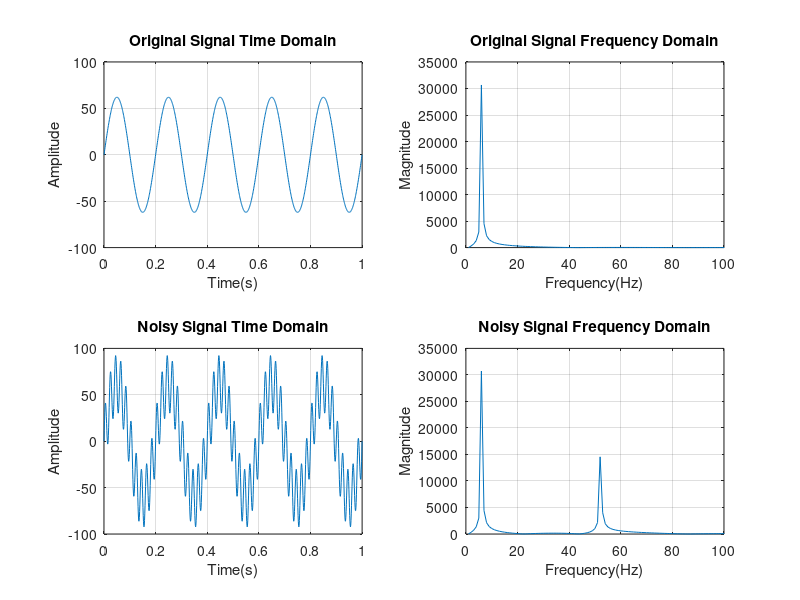
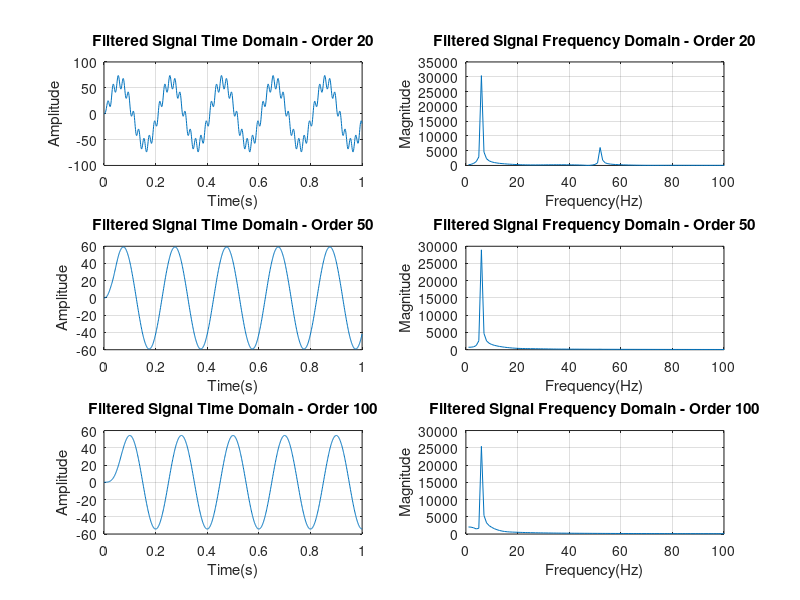

Source code (MATLAB) for these figures, in order:
% Source code written by - SHAWKIK ISLAM JOHA, ID: 2202124
x = 124;
A = x/2;
An = x/4;
f = 5;
fs = 1000;
t = 1;
fn = 50;
sample = 0:(1/fs):1;
y = A*sin(2*pi*f*sample);
n = An*sin(2*pi*fn*sample);
z = y + n;

figure;
subplot(2,2,1);
plot(sample,y);
title('Original Signal Time Domain');
xlabel('Time(s)');
ylabel('Amplitude');
grid on;

subplot(2,2,2);
plot(abs(fft(y,1024)));
title('Original Signal Frequency Domain');
xlabel('Frequency(Hz)');
ylabel('Magnitude');
xlim([0 100]);
grid on;

subplot(2,2,3);
plot(sample,z);
title('Noisy Signal Time Domain');
xlabel('Time(s)');
ylabel('Amplitude');
grid on;

subplot(2,2,4);
plot(abs(fft(z,1024)));
title('Noisy Signal Frequency Domain');
xlabel('Frequency(Hz)');
ylabel('Magnitude');
xlim([0 100]);
grid on;

fc = 10;
wc = fc/(fs/2);

figure;

filter_order = 20;
b = fir1(filter_order,wc,'low');
a = 1;

subplot(3,2,1);
filtered_z = filter(b,a,z);
plot(sample,filtered_z);
title('Filtered Signal Time Domain - Order 20');
xlabel('Time(s)');
ylabel('Amplitude');
grid on;

subplot(3,2,2);
plot(abs(fft(filtered_z,1024)));
title('Filtered Signal Frequency Domain - Order 20');
xlabel('Frequency(Hz)');
ylabel('Magnitude');
xlim([0 100]);
grid on;

filter_order = 50;
b = fir1(filter_order,wc,'low');
a = 1;

subplot(3,2,3);
filtered_z = filter(b,a,z);
plot(sample,filtered_z);
title('Filtered Signal Time Domain - Order 50');
xlabel('Time(s)');
ylabel('Amplitude');
grid on;

subplot(3,2,4);
plot(abs(fft(filtered_z,1024)));
title('Filtered Signal Frequency Domain - Order 50');
xlabel('Frequency(Hz)');
ylabel('Magnitude');
xlim([0 100]);
grid on;

filter_order = 100;
b = fir1(filter_order,wc,'low');
a = 1;

subplot(3,2,5);
filtered_z = filter(b,a,z);
plot(sample,filtered_z);
title('Filtered Signal Time Domain - Order 100');
xlabel('Time(s)');
ylabel('Amplitude');
grid on;

subplot(3,2,6);
plot(abs(fft(filtered_z,1024)));
title('Filtered Signal Frequency Domain - Order 100');
xlabel('Frequency(Hz)');
ylabel('Magnitude');
xlim([0 100]);
grid on;
